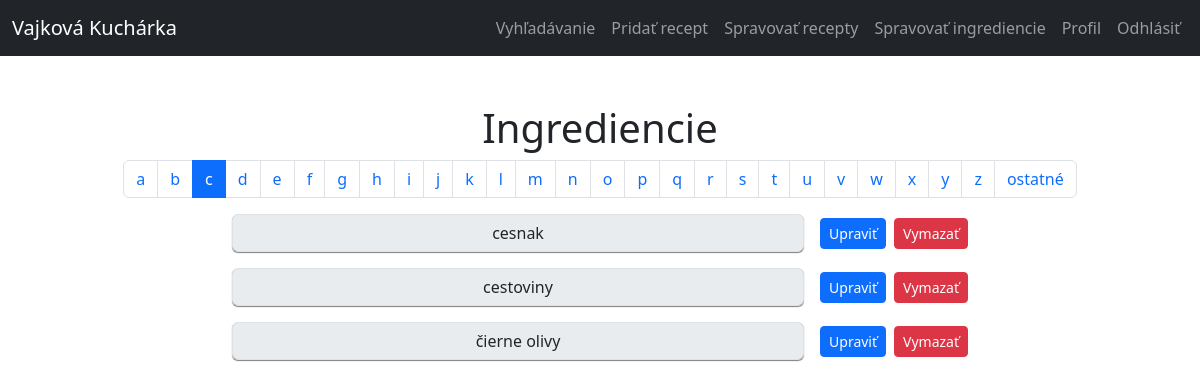
Screenshot of /?c=ingredient&a=catalog&letter=c (signed in) with the database file from the repository.
### tables this page shows
CREATE TABLE `ingredients` (
  `id` int(11) NOT NULL AUTO_INCREMENT,
  `name` varchar(255) NOT NULL,
  PRIMARY KEY (`id`),
  UNIQUE KEY `name` (`name`)
);

### App/Core/Responses/ViewResponse.php (called while the page is built, shortened)
<?php
class ViewResponse extends Response
{
    private App $app;
    private $viewName;
    private $data;
    public function __construct($app, $viewName, $data)
    {
        $this->app = $app;
        $this->viewName = $viewName;
        $this->data = $data;
    }
    protected function generate(): void
    {
        $data = $this->data;
        $link = $this->app->getLinkGenerator();
        require "App" . DIRECTORY_SEPARATOR . "Views" . DIRECTORY_SEPARATOR . $this->viewName . ".view.php";
    }
}

### App/Core/Responses/Response.php (called while the page is built, shortened)
<?php
abstract class Response
{
    public function send(): void
    {
        $this->generate();
    }
}

### index.php (called while the page is built, shortened)
<?php
require "ClassLoader.php";
$app = new App();
$app->run();

### ClassLoader.php (called while the page is built, shortened)
<?php
class ClassLoader
{
    public static function Boot()
    {
        spl_autoload_register(function ($class_name) {
            $file = str_replace('\\', DIRECTORY_SEPARATOR, $class_name) . '.php';
        });
    }
}

### App/Core/LinkGenerator.php (called while the page is built, shortened)
<?php
class LinkGenerator
{
    private Request $request;
    public function __construct(Request $request, Router $router)
    {
        $this->request = $request;
    }
    public function url(
        string|array $destination,
        array $parameters = [],
        bool $absolute = false,
        bool $appendParameters = false
    ): string {
        list($controller, $action) = explode(".", $destination);
        $args = $appendParameters ? $this->request->getGet() : [];
        $args = ["c" => lcfirst($controller), "a" => $action != "index" ? $action : null] + $parameters + $args;
        $basePath = $absolute ? $this->request->getBaseUrl() : "";
        return $basePath . "?" . http_build_query($args);
    }
}

### App/Helpers/Inflect.php (called while the page is built, shortened)
<?php
class Inflect
{
    public static $plural = array(
        '/(quiz)$/i' => "$1zes",
        '/^(ox)$/i' => "$1en",
        '/([m|l])ouse$/i' => "$1ice",
        '/(matr|vert|ind)ix|ex$/i' => "$1ices",
        '/(x|ch|ss|sh)$/i' => "$1es",
        '/([^aeiouy]|qu)y$/i' => "$1ies",
        '/(hive)$/i' => "$1s",
        '/(?:([^f])fe|([lr])f)$/i' => "$1$2ves",
        '/(shea|lea|loa|thie)f$/i' => "$1ves",
        '/sis$/i' => "ses",
        '/([ti])um$/i' => "$1a",
        '/(tomat|potat|ech|her|vet)o$/i' => "$1oes",
        '/(bu)s$/i' => "$1ses",
        '/(alias)$/i' => "$1es",
        '/(octop)us$/i' => "$1i",
        '/(ax|test)is$/i' => "$1es",
        '/(us)$/i' => "$1es",
        '/s$/i' => "s",
        '/$/' => "s"
    );
    public static $irregular = array(
        'move' => 'moves',
        'foot' => 'feet',
        'goose' => 'geese',
        'sex' => 'sexes',
        'child' => 'children',
        'man' => 'men',
        'tooth' => 'teeth',
        'person' => 'people',
        'valve' => 'valves'
    );
    public static function pluralize($string)
    {
        foreach (self::$irregular as $pattern => $result) {
            $pattern = '/' . $pattern . '$/i';
        }
        foreach (self::$plural as $pattern => $result) {
            if (preg_match($pattern, $string)) {
                return preg_replace($pattern, $result, $string);
            }
        }
        return $string;
    }
}

### App/Core/Model.php (called while the page is built, shortened)
<?php
abstract class Model implements \JsonSerializable
{
    private static ?Connection $connection = null;
    public static function getAll(
        ?string $whereClause = null,
        array $whereParams = [],
        ?string $orderBy = null,
        ?int $limit = null,
        ?int $offset = null
    ): array {
        try {
            $sql = "SELECT * FROM `" . static::getTableName() . "`";
            if ($whereClause != null) {
                $sql .= " WHERE $whereClause";
            }
            $stmt = self::$connection->prepare($sql);
            $stmt->execute($whereParams);
            $models = $stmt->fetchAll(PDO::FETCH_CLASS | PDO::FETCH_PROPS_LATE, static::class);
            return $models;
        } catch (PDOException $e) {
            throw new \Exception('Query failed: ' . $e->getMessage(), 0, $e);
        }
    }
    private static function connect(): void
    {
        self::$connection = Connection::connect();
    }
    public static function getTableName(): string
    {
        $arr = explode("\\", get_called_class());
        return Inflect::pluralize(strtolower(end($arr)));
    }
}

### App/Core/DB/Connection.php (called while the page is built, shortened)
<?php
class Connection
{
    private $db;
    public function __construct($db)
    {
        $this->db = $db;
    }
    public function prepare($sql)
    {
        try {
            return new DebugStatement($this->db->prepare($sql));
        } catch (PDOException $e) {
            throw new \Exception('Prepare failed: ' . $e->getMessage());
        }
    }
}

### App/Controllers/IngredientController.php (called while the page is built, shortened)
<?php
class IngredientController extends AControllerBase
{
    public function catalog(): Response
    {
        $letter = $this->app->getRequest()->getValue("letter") ?? "a";
        $letter = trim($letter);
        $letter = $letter[0];
        if ($letter == "*") {
            $ingredients = Ingredient::getAll(whereClause:  "`name` REGEXP '^[^a-zá-ž]'");
        } else {
            $letterParam = $letter."%";
            $ingredients = Ingredient::getAll(whereClause:  "`name` COLLATE utf8mb4_general_ci LIKE ?", whereParams: [$letterParam]);
        }
        return $this->html(
            ["ingredients" => $ingredients,
                "letter" => $letter]
        );
    }
}

### App/Core/DB/DebugStatement.php (called while the page is built, shortened)
<?php
class DebugStatement
{
    private PDOStatementAlias $stmt;
    public function __construct($stmt)
    {
        $this->stmt = $stmt;
    }
    public function execute($params = null)
    {
        $result = $this->stmt->execute($params);
        $this->stmt->debugDumpParams();
        return $result;
    }
    public function __call($name, $arguments)
    {
        return $this->stmt->{$name}(...$arguments);
    }
}

### App/Models/Ingredient.php (called while the page is built, shortened)
<?php
class Ingredient extends Model
{
    protected ?int $id = null;
    protected string $name;
    public function getId(): ?int
    {
        return $this->id;
    }
    public function getName(): string
    {
        return $this->name;
    }
}

### App/Views/Ingredient/catalog.view.php (the view, shortened to what this page needs)
<div class="container mt-5">
    <h1 class="text-center">Ingrediencie</h1>
    <?php
    $letters = range('a', 'z');
    ?>
    <nav>
        <ul class="pagination justify-content-center d-flex flex-wrap">
            <?php foreach ($letters as $letter) {
                $currentLetter = $data["letter"] ?? "a";
                ?>
                <li class="page-item <?= $letter === $currentLetter ? 'active' : ''; ?>">
                    <a class="page-link"
                       href="<?= $link->url("ingredient.catalog", ["letter" => $letter]) ?>"><?= $letter ?></a>
                </li>
            <?php } ?>
            <li class="page-item <?= "*" === $currentLetter ? 'active' : ''; ?>">
                <a class="page-link"
                   href="<?= $link->url("ingredient.catalog", ["letter" => "*"]) ?>">ostatné</a>
            </li>
        </ul>
    </nav>
    <div class="row justify-content-center">
        <div class="col-lg-8 col-12 align-self-center text-center" id="ingredientList">
            <?php
            foreach ($data["ingredients"] as $ingredient) { ?>
                <div class="d-flex align-items-center mb-3 ingredient-div">
                    <input type="text" class="form-control me-3" value="<?= $ingredient->getName() ?>" disabled>
                    <div class="d-flex gap-2">
                        <button type="button" class="btn btn-sm btn-primary edit-btn">Upraviť</button>
                        <button type="button" data-bs-toggle="modal" data-bs-target="#deleteModal"
                                data-ingredientName="<?= $ingredient->getName() ?>"
                                data-ingredientId="<?= $ingredient->getId() ?>" class="btn btn-sm btn-danger">Vymazať
                        </button>
                    </div>
                </div>
                <?php
            }
            ?>
        </div>
    </div>
</div>

### public/css/styl.css (style rules this page uses)
select, input { box-shadow: 0 1px 1px rgba(0,0,0,0.5); text-align: center; width: 100%; }

### rows the page displays
ingredients: name "cesnak"
ingredients: name "cestoviny"
ingredients: name "čierne olivy"

### other values shown
$letter "a"
$letter "b"
$letter "c"
$letter "d"
$letter "e"
$letter "f"
$letter "g"
$letter "h"
$letter "i"
$letter "j"
$letter "k"
$letter "l"
$letter "m"
$letter "n"
$letter "o"
